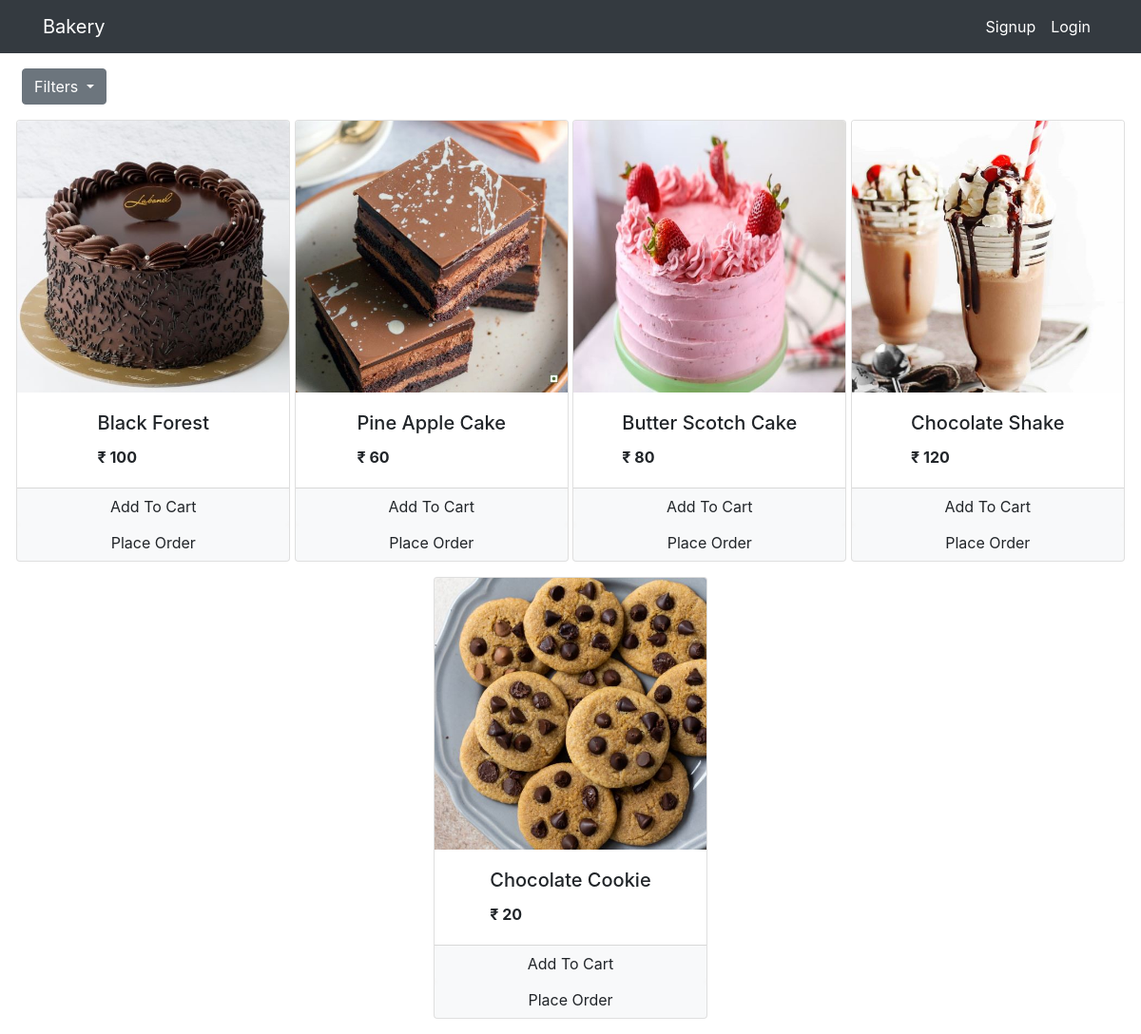
The page / on the database its author committed.
### Bakery/models.py (models this page shows, shortened)
class Product(models.Model):
    name = models.CharField(max_length=100, null=True)
    quantity = models.PositiveIntegerField(null=True)
    price = models.PositiveIntegerField(null=True)
    category = models.ForeignKey(Category, on_delete=models.CASCADE,default=1)
    image = models.ImageField(upload_to='uploads/products/', default='default_image.jpeg')
    @staticmethod
    def get_all_products():
    	return Product.objects.all()

### Bakery/Views/views.py (the view, shortened to what this page needs)
# urls.py: path('', views.Index.as_view(), name='Bakery-index'),
class Index(View):
	def get(self,request):
		cart = request.session.get('cart')
		if not cart:
			request.session['cart'] = {}
		products = None
		categories = models.Category.get_all_categories()
		categoryID = request.GET.get('category')
		if categoryID:
			products = models.Product.get_all_products_by_categoryid(categoryID)
		else:
			products = models.Product.get_all_products()
		data = {'products':products,'categories':categories}
		return render(request, 'Bakery/index.html', data)

### Bakery/models.py (called while the page is built)
    @staticmethod
    def get_all_categories():
        return Category.objects.all()

### Bakery/templatetags/cart.py (called while the page is built)
@register.filter(name='is_in_cart')
def is_in_cart(product  , cart):
    keys = cart.keys()
    for id in keys:
        if int(id) == product.id:
            return True
    return False;

### Bakery/templatetags/custom_filter.py (called while the page is built)
@register.filter(name='currency')
def currency(nunmber):
    return "₹ "+str(nunmber)

### templates/Bakery/index.html (shortened to what this page needs)
{%extends 'Partials/base.html'%}
{%block content%}
{% load cart%}
{% load custom_filter%}
<div class="container-fluid">
	<div>
			<div class="dropdown mt-3 ml-2">
			  <button class="btn btn-secondary dropdown-toggle" type="button" id="dropdownMenuButton" data-toggle="dropdown" aria-expanded="false">
			    Filters
			  </button>
			</div>
			<div id ="products" class=" mx-auto">
				<div class="row mx-auto mt-3">
					{%for product in products%}
					<div class="card mx-auto mb-3" id={{product.id}} style="width: 18rem;">
						<img src="{{product.image.url}}" class="card-img-top" alt="Card image cap">
						<div class="card-body mx-auto">
							<h5 class="card-title">{{product.name}}</h5>
							<p class="card-text "><b>{{product.price|currency}}</b></p>
						</div>
						<div class="card-footer p-0 no-gutters">
						{% if product|is_in_cart:request.session.cart %}
						<div class="row no-gutters">
							<form action="/#{{product.id}}" class="col-2 " method="post">
								{% csrf_token %}
								<input hidden type="text" name='product' value='{{product.id}}'>
								<input hidden type="text" name='remove' value='True'>
								<input type="submit" value=" - " class="btn btn-block btn-light border-right">
							</form>
							<div class="text-center col">{{product|cart_quantity:request.session.cart}} in Cart</div>
							<form action="/#{{product.id}}" class="col-2 " method="post">
								{% csrf_token %}
								<input hidden type="text" name='product' value='{{product.id}}'>
								<input type="submit" value=" + " class="btn btn-block btn-light border-left">
							</form>
						</div>
						{% else %}
						<form action="/#{{product.id}}" method="POST" class="btn-block">
							<input type="submit" class="float-right btn btn-light  form-control"
								value="Add To Cart">
						</form>
						{% endif %}
							<a href="#" class="float-right btn btn-light form-control ">Place Order</a>
						</div>
					</div>
					{%endfor%}
				</div>
			</div>
	</div>
</div>
{%endblock%}

### rows shown on the page
Product: {{ product.id }} 1 (drawn), image (picture), name "Black Forest", price "₹ 100"
Product: image (picture), name "Pine Apple Cake", price "₹ 60"
Product: image (picture), name "Butter Scotch Cake", price "₹ 80"
Product: image (picture), name "Chocolate Shake", price "₹ 120"
Product: image (picture), name "Chocolate Cookie", price "₹ 20"
